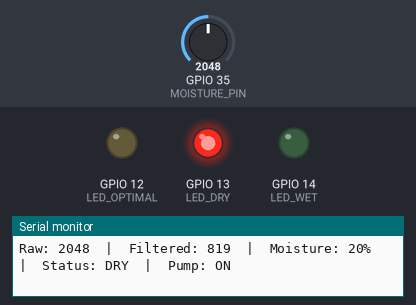
This sketch was run on a simulated ESP32. Shown: output pins drawn as LEDs (lit = HIGH), the last lines printed to the serial monitor. The inputs (shaded band) are chosen by the test bench; at power-on: GPIO 35 (MOISTURE_PIN) = 2048.

Above: at 1.8 s.
1.9 s: GPIO 35 (MOISTURE_PIN) set to 3095
At 3.3 s:
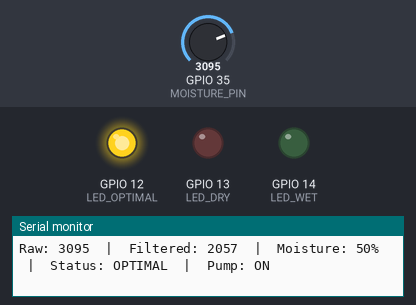
6.0 s: GPIO 35 (MOISTURE_PIN) set to 3160
At 6.6 s:
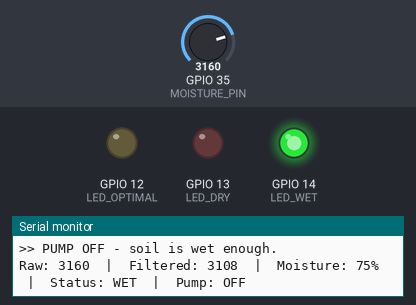
Timing chart, 0 to 9.0 s (numbered marks = the images above; inputs shaded):
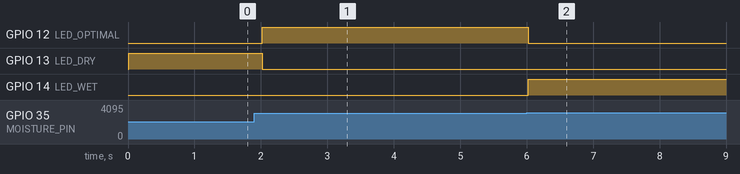

Measured:
- the behaviour switches between 3122 and 3123 on GPIO 35 (MOISTURE_PIN) (found by bisection; images 1 and 2)
- after the input at 1.9 s, GPIO 12 (LED_OPTIMAL): LOW → HIGH after 0.12 s instead of 1.1 s; GPIO 13 (LED_DRY): HIGH → LOW after 0.12 s instead of 1.1 s

The sketch:

day9_moisture_production.ino
```cpp
/*
 * TAZROUT IoT Irrigation System
 * Day 9: Moisture Sensor
 * Developer: KHENFRI Moussa
 * Date: February 9, 2026
 *
 * Pins:
 *  - Moisture sensor: GPIO 35
 *  - LED Red    (DRY)     : GPIO 13
 *  - LED Yellow (OPTIMAL) : GPIO 12
 *  - LED Green  (WET)     : GPIO 14
 *
 * How it works:
 *  - Potentiometer simulates the moisture sensor
 *  - Pot at MIN (left)  = Dry soil   → 0%
 *  - Pot at MAX (right) = Wet soil   → 100%
 *  - Fixed calibration values (no auto-calibration bug)
 */

// ── Pins ─────────────────────────────────────
const int MOISTURE_PIN = 35;
const int LED_DRY = 13;     // Red
const int LED_OPTIMAL = 12; // Yellow
const int LED_WET = 14;     // Green

// ── Calibration (Wokwi potentiometer range) ──
// Pot fully left  = ADC 0    → 0%  moisture (DRY)
// Pot fully right = ADC 4095 → 100% moisture (WET)
const int ADC_DRY = 0;
const int ADC_WET = 4095;

// ── Thresholds ───────────────────────────────
const int DRY_THRESHOLD = 30; // below 30% → pump ON
const int WET_THRESHOLD = 70; // above 70% → pump OFF

// ── Filter (moving average) ──────────────────
const int FILTER_SIZE = 5;
int filterBuf[FILTER_SIZE];
int filterIndex = 0;
int filterTotal = 0;
bool filterFull = false;

// ── State ────────────────────────────────────
bool pumpActive = false;

// ─────────────────────────────────────────────
void setup()
{
  Serial.begin(115200);

  pinMode(LED_DRY, OUTPUT);
  pinMode(LED_OPTIMAL, OUTPUT);
  pinMode(LED_WET, OUTPUT);

  // All LEDs off at start
  digitalWrite(LED_DRY, LOW);
  digitalWrite(LED_OPTIMAL, LOW);
  digitalWrite(LED_WET, LOW);

  // Init filter buffer
  for (int i = 0; i < FILTER_SIZE; i++)
    filterBuf[i] = 0;

  Serial.println("TAZROUT - Moisture Sensor Ready");
  Serial.println("Rotate the potentiometer to simulate soil moisture.");
  Serial.println("Left = Dry | Right = Wet");
  Serial.println("------------------------------------------");
}

// ─────────────────────────────────────────────
void loop()
{

  // 1. Read raw ADC
  int raw = analogRead(MOISTURE_PIN);

  // 2. Apply moving average filter
  int filtered = applyFilter(raw);

  // 3. Convert to percentage (0% = dry, 100% = wet)
  int moisture = map(filtered, ADC_DRY, ADC_WET, 0, 100);
  moisture = constrain(moisture, 0, 100);

  // 4. Pump decision with hysteresis
  if (moisture < DRY_THRESHOLD && !pumpActive)
  {
    pumpActive = true;
    Serial.println(">> PUMP ON  - soil is dry!");
  }
  else if (moisture > WET_THRESHOLD && pumpActive)
  {
    pumpActive = false;
    Serial.println(">> PUMP OFF - soil is wet enough.");
  }

  // 5. Update LEDs
  updateLEDs(moisture);

  // 6. Print to Serial
  printStatus(raw, filtered, moisture);

  delay(1000);
}

// ─────────────────────────────────────────────
int applyFilter(int newVal)
{
  filterTotal -= filterBuf[filterIndex];
  filterBuf[filterIndex] = newVal;
  filterTotal += newVal;
  filterIndex = (filterIndex + 1) % FILTER_SIZE;
  return filterTotal / FILTER_SIZE;
}

// ─────────────────────────────────────────────
void updateLEDs(int moisture)
{
  // Turn all off first
  digitalWrite(LED_DRY, LOW);
  digitalWrite(LED_OPTIMAL, LOW);
  digitalWrite(LED_WET, LOW);

  // Turn on the right one
  if (moisture < DRY_THRESHOLD)
  {
    digitalWrite(LED_DRY, HIGH); // Red   - needs water
  }
  else if (moisture <= WET_THRESHOLD)
  {
    digitalWrite(LED_OPTIMAL, HIGH); // Yellow - good
  }
  else
  {
    digitalWrite(LED_WET, HIGH); // Green  - too wet
  }
}

// ─────────────────────────────────────────────
void printStatus(int raw, int filtered, int moisture)
{
  Serial.print("Raw: ");
  Serial.print(raw);
  Serial.print("  |  Filtered: ");
  Serial.print(filtered);
  Serial.print("  |  Moisture: ");
  Serial.print(moisture);
  Serial.print("%  |  Status: ");

  if (moisture < DRY_THRESHOLD)
  {
    Serial.print("DRY");
  }
  else if (moisture <= WET_THRESHOLD)
  {
    Serial.print("OPTIMAL");
  }
  else
  {
    Serial.print("WET");
  }

  Serial.print("  |  Pump: ");
  Serial.println(pumpActive ? "ON" : "OFF");
}
```
